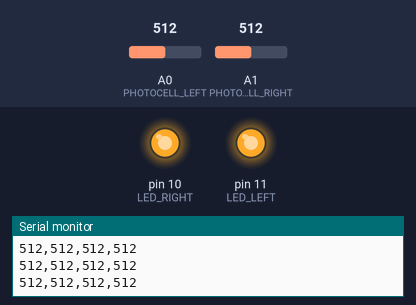
Bench run of a sketch on a simulated Arduino Uno, built with avr-gcc and run on an emulated ATmega328P. On the bench: output pins drawn as LEDs (lit = HIGH), the last lines printed to the serial monitor. The test bench sets the inputs (shaded band); at power-on: A0 (PHOTOCELL_LEFT) = 512, A1 (PHOTOCELL_RIGHT) = 512.

Above: at 1.2 s.
1.3 s: A0 (PHOTOCELL_LEFT) set to 716
At 2.1 s:
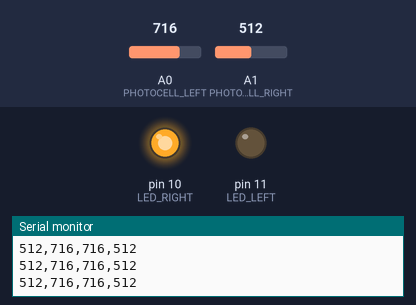
2.8 s: A1 (PHOTOCELL_RIGHT) set to 716
At 3.4 s:
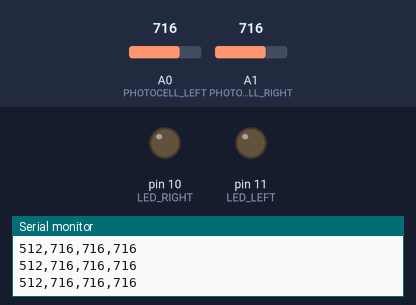
4.3 s: A0 (PHOTOCELL_LEFT) set to 1010
At 5.2 s:
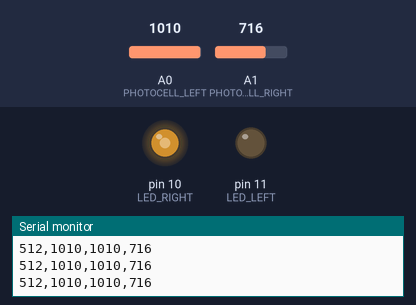
5.8 s: A0 (PHOTOCELL_LEFT) set to 991
At 6.4 s:
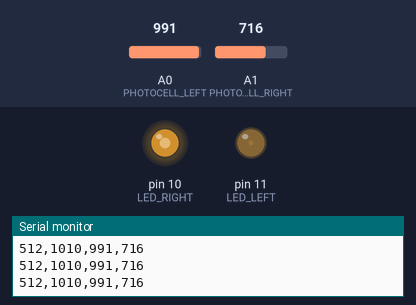
7.3 s: A1 (PHOTOCELL_RIGHT) set to 1010
At 8.2 s:
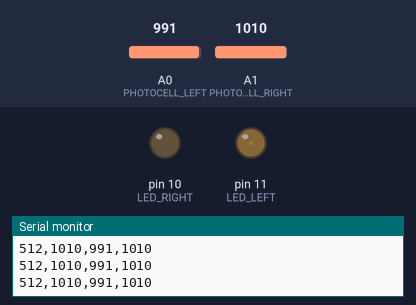
8.8 s: A1 (PHOTOCELL_RIGHT) set to 999
At 9.8 s:
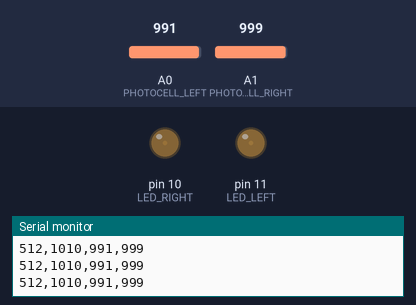
Timing chart, 0 to 11.3 s (numbered marks = the images above; inputs shaded):
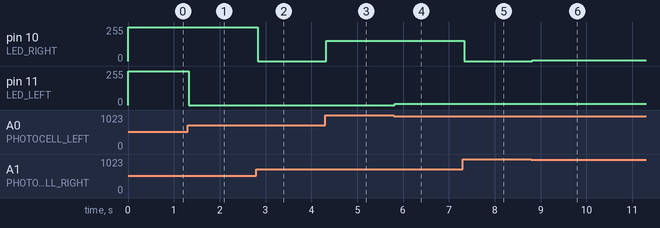

Measured:
- after the input at 1.3 s, pin 10 (LED_RIGHT): 254/255 → 255/255 at once; pin 11 (LED_LEFT): 254/255 → 0/255 at once
- after the input at 2.8 s, pin 10 (LED_RIGHT): 255/255 → 0/255 at once
- after the input at 4.3 s, pin 10 (LED_RIGHT): 0/255 → 151/255 at once
- after the input at 5.8 s, pin 11 (LED_LEFT): 0/255 → 10/255 at once
- after the input at 7.3 s, pin 10 (LED_RIGHT): 151/255 → 0/255 at once
- after the input at 8.8 s, pin 10 (LED_RIGHT): 0/255 → 6/255 at once

The sketch:

line.ino
```cpp
const int LED_LEFT = 11;
const int LED_RIGHT = 10;
const int PHOTOCELL_LEFT = 0;
const int PHOTOCELL_RIGHT = 1;

int minimum = 1000;
int maximum = 0;

void setup()
{
  Serial.begin( 9600 );

  pinMode( PHOTOCELL_LEFT, INPUT );
  pinMode( PHOTOCELL_RIGHT, INPUT );

  pinMode( LED_LEFT, OUTPUT );
  pinMode( LED_RIGHT, OUTPUT );
}

void loop()
{
  int left = 0;
  int right = 0;

  left = analogRead( PHOTOCELL_LEFT );
  right = analogRead( PHOTOCELL_RIGHT );

  if( left < minimum )
  {
    minimum = left;
  }

  if( right < minimum )
  {
    minimum = right;
  }

  if( left > maximum )
  {
    maximum = left;
  }

  if( right > maximum )
  {
    maximum = right;
  }

  Serial.print( minimum );
  Serial.print( "," );
  Serial.print( maximum );
  Serial.print( "," );
  Serial.print( left );
  Serial.print( "," );
  Serial.println( right );

  left = map( left, minimum, maximum, 255, 0 );
  analogWrite( LED_LEFT, left );

  right = map( right, minimum, maximum, 255, 0 );
  analogWrite( LED_RIGHT, right );
 }
```
